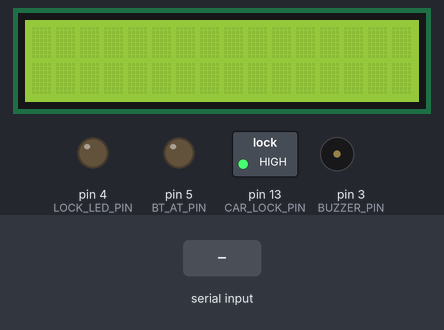
A program run on a simulated Arduino Uno, built with avr-gcc and run on an emulated ATmega328P. Parts: 16×2 character LCD, switched loads named in the program (green lamp = pin HIGH), output pins drawn as LEDs (lit = HIGH), buzzer (waves = sounding). Dashed ring = blinking. Inputs (shaded band) come from the test bench. The modem accepts every AT command (registered, SIM ready, sends succeed) and sends nothing else; pins used as bus, display or sensor lines are not drawn.

Above: at 1.2 s.
1.3 s: "hideInfo" received over the second serial link
At 3.1 s:
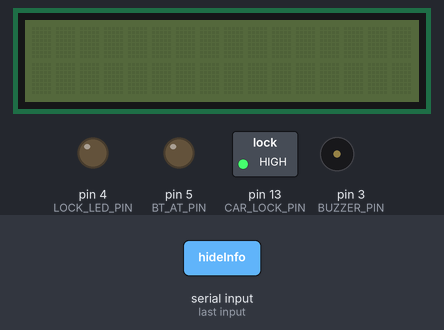
3.8 s: "setInfo" received over the second serial link
At 5.4 s:
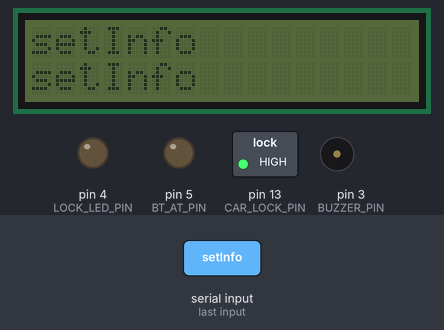
6.3 s: "lock" received over the second serial link
At 7.62 s:
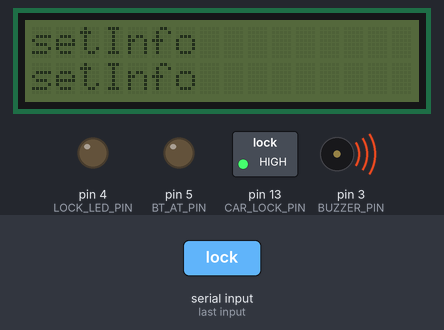
9.3 s: "setBtCred" received over the second serial link
At 11.46 s:
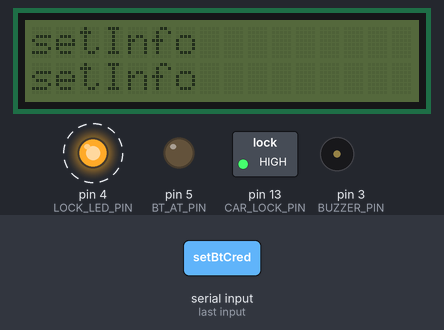
Timing chart, 0 to 12.9 s (numbered marks = the images above; inputs shaded):
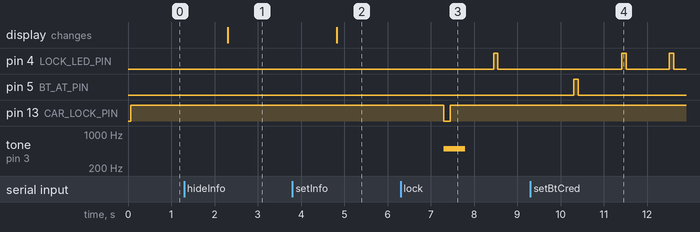

Measured:
- after the input at 1.3 s, the display: changes after 1.0 s (image 1)
- after the input at 3.8 s, the display: changes after 1.0 s (image 2)
- after the input at 6.3 s, pin 4 (LOCK_LED_PIN): LOW → HIGH after 2.2 s, → LOW 0.10 s later; pin 13 (CAR_LOCK_PIN): HIGH → LOW after 1.0 s, → HIGH 0.15 s later; tone on pin 3 (BUZZER_PIN): silent → 500 Hz after 1.0 s, → silent 0.50 s later
- after the input at 9.3 s, pin 5 (BT_AT_PIN): LOW → HIGH after 1.0 s, → LOW 0.11 s later

The program:

main.cpp
```cpp
#include <Arduino.h>
#include <SoftwareSerial.h>
#include <LCD_I2C.h>

// Defining pins
#define BUZZER_PIN      3
#define LOCK_LED_PIN    4
#define BT_AT_PIN       5
#define BT_POWER_PIN    6
#define RX_PIN          7
#define TX_PIN          8
#define CAR_LOCK_PIN    13

// Defining AT commands
#define AT_RESET        "AT+RESET"
#define AT_NAME         "AT+NAME"
#define AT_PSWD         "AT+PSWD"

// Global variables
bool locked = false;
unsigned long prevTimeLockLED = 0;
bool hideContact = false;
bool updateContact = false;
String contactName;
String contactNumber;

SoftwareSerial BTSerial(RX_PIN, TX_PIN);
LCD_I2C Display(0x27, 16, 2);

void commandParser();
void serialFlush();

void setup() {
    // Starting display
    Display.begin();
    Display.backlight();

    // Starting car lock circuit
    pinMode(CAR_LOCK_PIN, OUTPUT);
    digitalWrite(CAR_LOCK_PIN, HIGH);

    // Starting lock LED and buzzer
    pinMode(BUZZER_PIN, OUTPUT);
    pinMode(LOCK_LED_PIN, OUTPUT);
    digitalWrite(LOCK_LED_PIN, LOW);

    // Starting bluetooth module
    pinMode(BT_POWER_PIN, OUTPUT);
    pinMode(BT_AT_PIN, OUTPUT);
    digitalWrite(BT_POWER_PIN, HIGH);
    digitalWrite(BT_AT_PIN, LOW);

    // Starting serials
    Serial.begin(38400);
    BTSerial.begin(38400);
}

void loop() {
    // Parsing incoming commands
    if (BTSerial.available()) {
        commandParser();
    }

    // Blink LED if door is locked
    unsigned long lockLEDBlinkInterval = millis() - prevTimeLockLED;
    if (locked) {
        if (lockLEDBlinkInterval >= 1000) {
            digitalWrite(LOCK_LED_PIN, HIGH);
            if (lockLEDBlinkInterval > 1100) {
                prevTimeLockLED = millis();
                digitalWrite(LOCK_LED_PIN, LOW);
            }
        }
    } else {
        digitalWrite(LOCK_LED_PIN, LOW);
    }

    // Display contact info
    if (updateContact) {
        Display.clear();
        Display.setCursor(0, 0);
        Display.print(contactName);
        Display.setCursor(0, 1);
        Display.print(contactNumber);
        updateContact = false;
    }
}

void commandParser() {
    bool isAtCommand = false;
    bool commandSuccessful = false;
    String command = BTSerial.readString();
    command.trim();

    // Sync lock state with phone app
    if (command.equals("sync")) {
        BTSerial.println(locked ? "locked" : "unlocked");
        commandSuccessful = true;
    }

    // Lock/Unlock car doors
    if (command.equals("lock")) {
        locked = !locked;
        tone(BUZZER_PIN, 500, 500);
        digitalWrite(CAR_LOCK_PIN, LOW);
        delay(150);
        digitalWrite(CAR_LOCK_PIN, HIGH);
        commandSuccessful = true;
    }

    // Hide/Show contact info
    if (command.startsWith("hideInfo")) {
        short int colonPos = command.indexOf(':');
        hideContact = command.substring(colonPos + 1).equals("0") ? false : true;
        if (hideContact) {
            Display.noBacklight();
            Display.clear();
        } else {
            Display.backlight();
            updateContact = true;
        }
        commandSuccessful = true;
    }

    // Set contact info
    if (command.startsWith("setInfo")) {
        if (!command.equals("setInfo:*,*")) {
            short int colonPos = command.indexOf(':');
            short int commaPos = command.indexOf(',');
            if (!command.substring(colonPos + 1, commaPos).equals("*")) {
                contactName = command.substring(colonPos + 1, commaPos);
            }
            if (!command.substring(commaPos + 1).equals("*")) {
                contactNumber = command.substring(commaPos + 1);
            }
            updateContact = true;
        }
        commandSuccessful = true;
    }

    // Set credentials for bluetooth module
    if (command.startsWith("setBtCred")) {
        isAtCommand = true;
        if (!command.equals("setBtCred:*,*")) {
            short int colonPos = command.indexOf(':');
            short int commaPos = command.indexOf(',');
            String atNameCommand = AT_NAME;
            if (!command.substring(colonPos + 1, commaPos).equals("*")) {
                String moduleName = command.substring(colonPos + 1, commaPos);
                String atParams = "=";
                atParams.concat(moduleName);
                atNameCommand.concat(atParams);
            } else {
                atNameCommand.concat('?');
            }
            String atPswdCommand = AT_PSWD;
            if (!command.substring(commaPos + 1).equals("*")) {
                String modulePswd = command.substring(commaPos + 1);
                String atParams = "=";
                atParams.concat(modulePswd);
                atPswdCommand.concat(atParams);
            } else {
                atPswdCommand.concat('?');
            }
            digitalWrite(BT_POWER_PIN, LOW);
            digitalWrite(BT_AT_PIN, HIGH);
            digitalWrite(BT_POWER_PIN, HIGH);
            delay(100);
            BTSerial.println(atNameCommand);
            BTSerial.println(atPswdCommand);
            BTSerial.println(AT_RESET);
            digitalWrite(BT_POWER_PIN, LOW);
            digitalWrite(BT_AT_PIN, LOW);
            digitalWrite(BT_POWER_PIN, HIGH);
            serialFlush();
        }
    }

    if (!isAtCommand) {
        BTSerial.println(commandSuccessful ? "success" : "fail");
    }
}

void serialFlush() {
    while (Serial.available()) {
        Serial.read();
    }
    while (BTSerial.available()) {
        BTSerial.read();
    }
}
```
